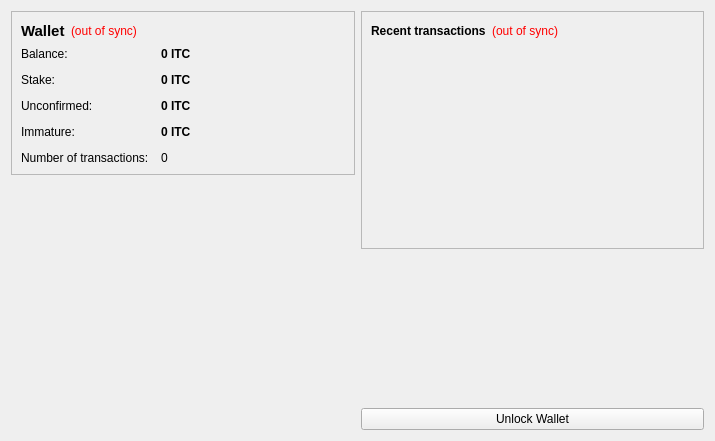
<?xml version="1.0" encoding="UTF-8"?>
<ui version="4.0">
 <class>OverviewPage</class>
 <widget class="QWidget" name="OverviewPage">
  <property name="geometry">
   <rect>
    <x>0</x>
    <y>0</y>
    <width>715</width>
    <height>441</height>
   </rect>
  </property>
  <property name="windowTitle">
   <string>Form</string>
  </property>
  <layout class="QHBoxLayout" name="horizontalLayout" stretch="1,1">
   <item>
    <layout class="QVBoxLayout" name="verticalLayout_2">
     <item>
      <widget class="QFrame" name="frame">
       <property name="frameShape">
        <enum>QFrame::StyledPanel</enum>
       </property>
       <property name="frameShadow">
        <enum>QFrame::Raised</enum>
       </property>
       <layout class="QVBoxLayout" name="verticalLayout_4">
        <item>
         <layout class="QHBoxLayout" name="horizontalLayout_4">
          <item>
           <widget class="QLabel" name="label_5">
            <property name="font">
             <font>
              <pointsize>11</pointsize>
              <weight>75</weight>
              <bold>true</bold>
             </font>
            </property>
            <property name="text">
             <string>Wallet</string>
            </property>
           </widget>
          </item>
          <item>
           <widget class="QLabel" name="labelWalletStatus">
            <property name="toolTip">
             <string>The displayed information may be out of date. Your wallet automatically synchronizes with the vf network after a connection is established, but this process has not completed yet.</string>
            </property>
            <property name="styleSheet">
             <string notr="true">QLabel { color: red; }</string>
            </property>
            <property name="text">
             <string notr="true">(out of sync)</string>
            </property>
            <property name="alignment">
             <set>Qt::AlignLeading|Qt::AlignLeft|Qt::AlignVCenter</set>
            </property>
           </widget>
          </item>
          <item>
           <spacer name="horizontalSpacer_2">
            <property name="orientation">
             <enum>Qt::Horizontal</enum>
            </property>
            <property name="sizeHint" stdset="0">
             <size>
              <width>40</width>
              <height>20</height>
             </size>
            </property>
           </spacer>
          </item>
         </layout>
        </item>
        <item>
         <layout class="QFormLayout" name="formLayout_2">
          <property name="fieldGrowthPolicy">
           <enum>QFormLayout::AllNonFixedFieldsGrow</enum>
          </property>
          <property name="horizontalSpacing">
           <number>12</number>
          </property>
          <property name="verticalSpacing">
           <number>12</number>
          </property>
          <item row="0" column="0">
           <widget class="QLabel" name="label">
            <property name="text">
             <string>Balance:</string>
            </property>
           </widget>
          </item>
          <item row="0" column="1">
           <widget class="QLabel" name="labelBalance">
            <property name="font">
             <font>
              <weight>75</weight>
              <bold>true</bold>
             </font>
            </property>
            <property name="cursor">
             <cursorShape>IBeamCursor</cursorShape>
            </property>
            <property name="toolTip">
             <string>Your current balance</string>
            </property>
            <property name="text">
             <string notr="true">0 ITC</string>
            </property>
            <property name="textInteractionFlags">
             <set>Qt::LinksAccessibleByMouse|Qt::TextSelectableByKeyboard|Qt::TextSelectableByMouse</set>
            </property>
           </widget>
          </item>
          <item row="1" column="0">
           <widget class="QLabel" name="label_6">
            <property name="text">
             <string>Stake:</string>
            </property>
           </widget>
          </item>
          <item row="1" column="1">
           <widget class="QLabel" name="labelStake">
            <property name="font">
             <font>
              <weight>75</weight>
              <bold>true</bold>
             </font>
            </property>
            <property name="cursor">
             <cursorShape>IBeamCursor</cursorShape>
            </property>
            <property name="toolTip">
             <string>Total of coins that was staked, and do not yet count toward the current balance</string>
            </property>
            <property name="text">
             <string notr="true">0 ITC</string>
            </property>
            <property name="textInteractionFlags">
             <set>Qt::LinksAccessibleByMouse|Qt::TextSelectableByKeyboard|Qt::TextSelectableByMouse</set>
            </property>
           </widget>
          </item>
          <item row="2" column="0">
           <widget class="QLabel" name="label_3">
            <property name="text">
             <string>Unconfirmed:</string>
            </property>
           </widget>
          </item>
          <item row="2" column="1">
           <widget class="QLabel" name="labelUnconfirmed">
            <property name="font">
             <font>
              <weight>75</weight>
              <bold>true</bold>
             </font>
            </property>
            <property name="cursor">
             <cursorShape>IBeamCursor</cursorShape>
            </property>
            <property name="toolTip">
             <string>Total of transactions that have yet to be confirmed, and do not yet count toward the current balance</string>
            </property>
            <property name="text">
             <string notr="true">0 ITC</string>
            </property>
            <property name="textInteractionFlags">
             <set>Qt::LinksAccessibleByMouse|Qt::TextSelectableByKeyboard|Qt::TextSelectableByMouse</set>
            </property>
           </widget>
          </item>
          <item row="3" column="0">
           <widget class="QLabel" name="labelImmatureText">
            <property name="text">
             <string>Immature:</string>
            </property>
           </widget>
          </item>
          <item row="3" column="1">
           <widget class="QLabel" name="labelImmature">
            <property name="font">
             <font>
              <weight>75</weight>
              <bold>true</bold>
             </font>
            </property>
            <property name="toolTip">
             <string>Mined balance that has not yet matured</string>
            </property>
            <property name="text">
             <string notr="true">0 ITC</string>
            </property>
            <property name="textInteractionFlags">
             <set>Qt::LinksAccessibleByMouse|Qt::TextSelectableByKeyboard|Qt::TextSelectableByMouse</set>
            </property>
           </widget>
          </item>
          <item row="4" column="0">
           <widget class="QLabel" name="label_2">
            <property name="text">
             <string>Number of transactions:</string>
            </property>
           </widget>
          </item>
          <item row="4" column="1">
           <widget class="QLabel" name="labelNumTransactions">
            <property name="toolTip">
             <string>Total number of transactions in wallet</string>
            </property>
            <property name="text">
             <string notr="true">0</string>
            </property>
           </widget>
          </item>
         </layout>
        </item>
       </layout>
      </widget>
     </item>
     <item>
      <spacer name="verticalSpacer">
       <property name="orientation">
        <enum>Qt::Vertical</enum>
       </property>
       <property name="sizeHint" stdset="0">
        <size>
         <width>20</width>
         <height>40</height>
        </size>
       </property>
      </spacer>
     </item>
     <item>
      <widget class="QLabel" name="label_6">
       <property name="text">
        <string/>
       </property>
       <property name="pixmap">
        <pixmap resource="../bitcoin.qrc">:/images/backg</pixmap>
       </property>
       <property name="scaledContents">
        <bool>false</bool>
       </property>
       <property name="alignment">
        <set>Qt::AlignCenter</set>
       </property>
       <property name="margin">
        <number>-2</number>
       </property>
      </widget>
     </item>
    </layout>
   </item>
   <item>
    <layout class="QVBoxLayout" name="verticalLayout_3">
     <item>
      <widget class="QFrame" name="frame_2">
       <property name="frameShape">
        <enum>QFrame::StyledPanel</enum>
       </property>
       <property name="frameShadow">
        <enum>QFrame::Raised</enum>
       </property>
       <layout class="QVBoxLayout" name="verticalLayout">
        <item>
         <layout class="QHBoxLayout" name="horizontalLayout_2">
          <item>
           <widget class="QLabel" name="label_4">
            <property name="text">
             <string>&lt;b&gt;Recent transactions&lt;/b&gt;</string>
            </property>
           </widget>
          </item>
          <item>
           <widget class="QLabel" name="labelTransactionsStatus">
            <property name="toolTip">
             <string>The displayed information may be out of date. Your wallet automatically synchronizes with the vf network after a connection is established, but this process has not completed yet.</string>
            </property>
            <property name="styleSheet">
             <string notr="true">QLabel { color: red; }</string>
            </property>
            <property name="text">
             <string notr="true">(out of sync)</string>
            </property>
            <property name="alignment">
             <set>Qt::AlignRight|Qt::AlignTrailing|Qt::AlignVCenter</set>
            </property>
           </widget>
          </item>
          <item>
           <spacer name="horizontalSpacer">
            <property name="orientation">
             <enum>Qt::Horizontal</enum>
            </property>
            <property name="sizeHint" stdset="0">
             <size>
              <width>40</width>
              <height>20</height>
             </size>
            </property>
           </spacer>
          </item>
         </layout>
        </item>
        <item>
         <widget class="QListView" name="listTransactions">
          <property name="styleSheet">
           <string notr="true">QListView { background: transparent; }</string>
          </property>
          <property name="frameShape">
           <enum>QFrame::NoFrame</enum>
          </property>
          <property name="verticalScrollBarPolicy">
           <enum>Qt::ScrollBarAlwaysOff</enum>
          </property>
          <property name="horizontalScrollBarPolicy">
           <enum>Qt::ScrollBarAlwaysOff</enum>
          </property>
          <property name="selectionMode">
           <enum>QAbstractItemView::NoSelection</enum>
          </property>
         </widget>
        </item>
       </layout>
      </widget>
     </item>
     <item>
      <spacer name="verticalSpacer_2">
       <property name="orientation">
        <enum>Qt::Vertical</enum>
       </property>
       <property name="sizeHint" stdset="0">
        <size>
         <width>20</width>
         <height>40</height>
        </size>
       </property>
      </spacer>
     </item>
     <item>
      <widget class="QPushButton" name="unlockWalletButton">
       <property name="text">
        <string>Unlock Wallet</string>
       </property>
      </widget>
     </item>
    </layout>
   </item>
  </layout>
 </widget>
 <resources>
  <include location="../bitcoin.qrc"/>
 </resources>
 <connections/>
</ui>
